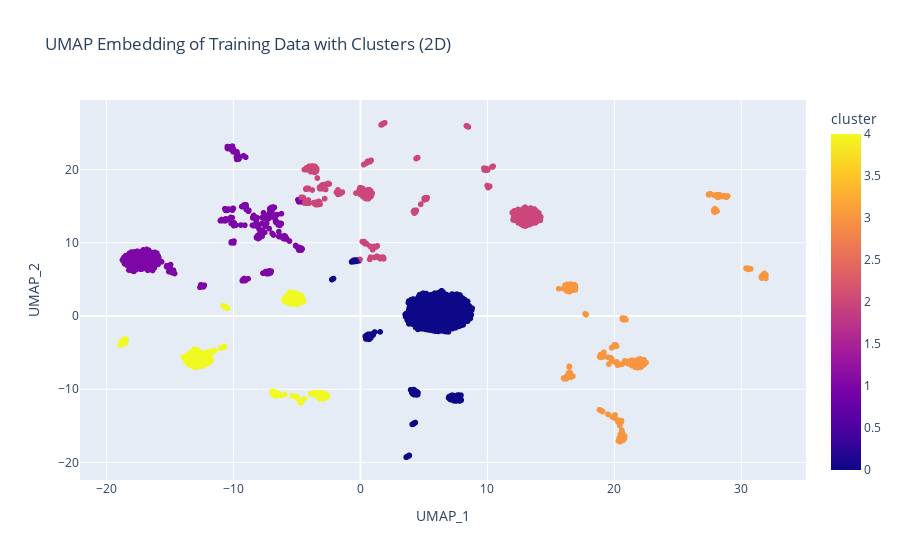

Notebook source saved alongside this figure:
### Code cell
# Aplicar UMAP
trans = umap.UMAP(n_neighbors=10, n_components=2, min_dist=0.5, metric='cosine', random_state=42)
umap_embedding_train = trans.fit_transform(X_train)

# Aplicar KMeans para realizar el clustering en el espacio embebido por UMAP
kmeans = KMeans(n_clusters=5, random_state=42)  # Puedes ajustar el número de clusters según sea necesario
clusters = kmeans.fit_predict(umap_embedding_train)

# Agregar una columna para indicar el clúster
umap_df_train = pd.DataFrame(umap_embedding_train, columns=['UMAP_1', 'UMAP_2'])
umap_df_train['cluster'] = clusters
umap_df_train['genus_species'] = df_training['genus'] + '_' + df_training['species']
umap_df_train['phenotype'] = df_training['phenotype']

# Guardar los datos del embedding de UMAP en 2D con la información de los clústeres en un archivo CSV
umap_df_train.to_csv(os.path.join(embedding_output_folder, "umap_embedding_with_clusters_2d.csv"), index=False)

# Visualizar los datos embebidos con UMAP en 2D y colores que representan los diferentes clústeres
fig_2d = px.scatter(
    umap_df_train, 
    x='UMAP_1', 
    y='UMAP_2', 
    color='cluster',
    hover_data=['genus_species', 'phenotype'],
    title='UMAP Embedding of Training Data with Clusters (2D)'
)
fig_2d.show()

### Figure 1 — Plotly figure (JSON) as saved in the notebook; plotly's stock layout.template omitted (floating-point values rounded to 4 significant figures; data arrays with more than 128 entries replaced by an {"elided": "..."} marker saying what was removed)
{"data": [{"customdata": {"elided": "4761x2 str values"}, "hovertemplate": "UMAP_1=%{x}<br>UMAP_2=%{y}<br>genus_species=%{customdata[0]}<br>phenotype=%{customdata[1]}<br>cluster=%{marker.color}<extra></extra>", "legendgroup": "", "marker": {"color": {"elided": "4761 int values"}, "coloraxis": "coloraxis", "symbol": "circle"}, "mode": "markers", "name": "", "showlegend": false, "type": "scattergl", "x": {"elided": "4761 float values"}, "xaxis": "x", "y": {"elided": "4761 float values"}, "yaxis": "y"}], "layout": {"autosize": true, "coloraxis": {"colorbar": {"title": {"text": "cluster"}}, "colorscale": [[0, "#0d0887"], [0.1111, "#46039f"], [0.2222, "#7201a8"], [0.3333, "#9c179e"], [0.4444, "#bd3786"], [0.5556, "#d8576b"], [0.6667, "#ed7953"], [0.7778, "#fb9f3a"], [0.8889, "#fdca26"], [1, "#f0f921"]]}, "legend": {"tracegroupgap": 0}, "title": {"text": "UMAP Embedding of Training Data with Clusters (2D)"}, "xaxis": {"anchor": "y", "autorange": true, "domain": [0, 1], "range": [-22.07, 35.08], "title": {"text": "UMAP_1"}, "type": "linear"}, "yaxis": {"anchor": "x", "autorange": true, "domain": [0, 1], "range": [-23.06, 30.17], "title": {"text": "UMAP_2"}, "type": "linear"}}}
